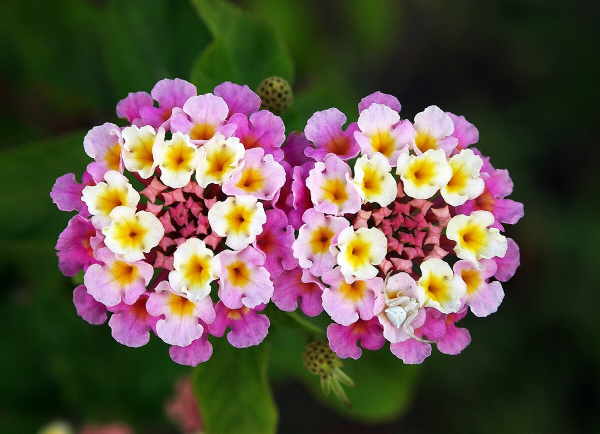
#> input picture lantana_flower.jpg, 1200 x 867 px, found by its file name (shown at 1/2 size)
$ jupyter execute --allow-errors visao_cores.ipynb
#> lines starting #> are read from the running program, lines starting #| are printed output that depends on the picture
<a href="https://colab.research.google.com/github/pedromazim/visao/blob/main/visao_cores.ipynb" target="_parent"></a>

Explorando sistemas de cor

[cell 1]
import numpy as np
from skimage import io
import matplotlib.pyplot as pt
from math import pi

[cell 2]
from numba import jit

[cell 3]
img = io.imread('https://github.com/pedromazim/visao/blob/main/lantana_flower.jpg?raw=true')
#> img is the input picture: shape (867, 1200, 3); mean R, G, B 93, 81.7, 67.4

[cell 4]
pt.imshow(img, vmin=0, vmax=255)
pt.axis('off')

[cell 5]
@jit(nopython=False, looplift=True)
def colorscale(img, color_rm, rescale, num_col):

    '''
    changes the number of color shades from an RGB image

    img : grayscale image
    color_rm : vector of colors to be removed from image (R=0, G=1 or B=2)
    rescale : bool
    num_col : number of color bounds in colormap, the number of gray shades is (num_cols-1)

    '''

    thd = np.linspace(0,255,num_col)

    for c in color_rm:
            img[:,:,c] = 0

    if rescale:
        for c in [0,1,2]:
            if c not in color_rm:
                for i in range(img.shape[0]):
                    for j in range(img.shape[1]):
                        for t in range(1,len(thd)-1):
                            if img[i,j, c] <= thd[t] and img[i,j, c] > thd[t-1]:
                                img[i,j,c] = thd[t-1]
                            elif img[i,j,c] >= thd[t] and img[i,j,c] < thd[t+1]:
                                img[i,j,c] = thd[t+1]

    return img

#> (a cell that did not finish here is left out)

[cell 7]
num_col = 5
pt.imshow(colorscale(img, [1], True, num_col), vmin=0, vmax=255)
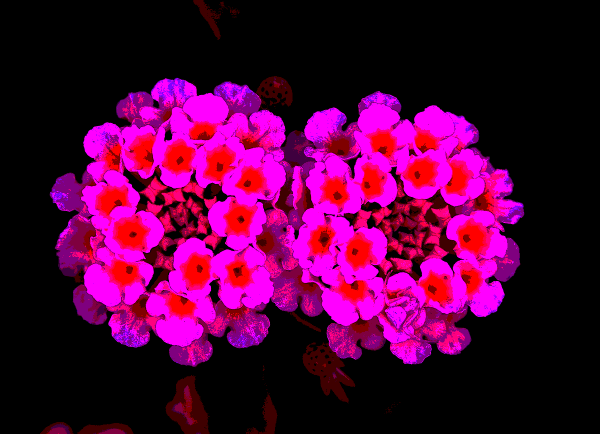
#> img: shape (867, 1200, 3) (shown at 1/2 size); mean R, G, B 80.4, 0, 57
pt.title(f'{num_col} levels')
pt.axis('off')

[cell 8]
@jit(nopython=False, looplift=True)
def convert_to_hsi(img):

    '''

    converts and image from RGB to HSI

    conversion formulas available at:
    https://www.rmuti.ac.th/user/kedkarn/impfile/RGB_to_HSI.pdf

    img: RGB format image

    '''

    # auxilliary arrays
    img2 = img.astype(np.float64)
    img_hsi = np.zeros((img.shape[0],img.shape[1],img.shape[2]))

    for i in range(img.shape[0]):
        for j in range(img.shape[1]):

            I = np.sum(img2[i,j,:])/(3*255)
            img_hsi[i,j,2] = I*255 # rescales intensity to range [0,255]

            if np.sum(img2[i,j,:]) == 0:
                img2[i,j,:] = [0,0,0]
            else:
                img2[i,j,0] /= np.sum(img2[i,j,:])
                img2[i,j,1] /= np.sum(img2[i,j,:])
                img2[i,j,2] /= np.sum(img2[i,j,:])

    for i in range(img.shape[0]):
        for j in range(img.shape[1]):
            if np.sum(img2[i,j,:]) == 0:
                H = 0.5*pi
            else:
                if img2[i,j,1] >= img2[i,j,2]:
                    H = np.arccos((0.5*(2*img2[i,j,0]-img2[i,j,1]-img2[i,j,2]))/np.sqrt((img2[i,j,0]-img2[i,j,1])**2 +
                    (img2[i,j,0]-img2[i,j,2])*(img2[i,j,1]-img2[i,j,2])))
                else:
                    H = 2*pi - np.arccos((0.5*(2*img2[i,j,0]-img2[i,j,1]-img2[i,j,2]))/np.sqrt((img2[i,j,0]-img2[i,j,1])**2 +
                    (img2[i,j,0]-img2[i,j,2])*(img2[i,j,1]-img2[i,j,2])))

            S = 1 - 3*np.min(img2[i,j,:])

            img_hsi[i,j,0] = H*(180/pi) # rescales hue to range [0,360]
            img_hsi[i,j,1] = S*100 # rescales saturation to range [0,100]

    return img_hsi.astype(np.uint8)

[cell 9]
img_hsi = convert_to_hsi(img)
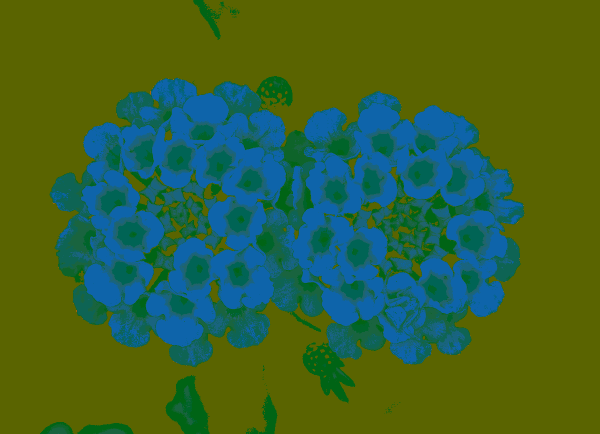
#> img_hsi: shape (867, 1200, 3) (shown at 1/2 size); mean R, G, B 60, 100, 45.7

[cell 10]
pt.imshow(img_hsi)
pt.axis('off')

[cell 11]
pt.imshow(img_hsi[:,:,2])
pt.axis('off')
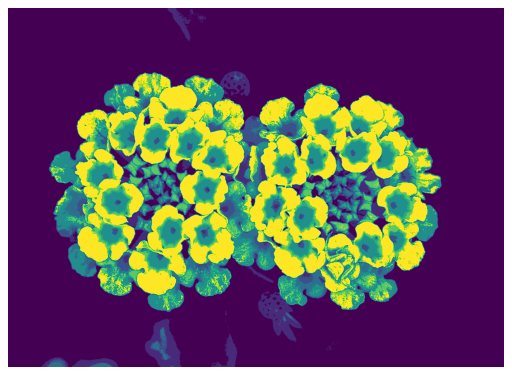
#> figure drawn by matplotlib, 1 panel

[cell 12]
def rescale_hsi(img, channel, factor):

    '''

    takes an HSI image and rescales a given channel

    img: image in HSI color format
    channel: string with channel to be changed ('H', 'S' or 'I')
    factor: rescaling factor, for hue is a rotation angle (in degrees),
        for other channels is a float

    '''
#> called with channel = 'I', factor = 2

    if channel == 'H':
        img[:,:,0] = factor-(360-img[:,:,0])
        return img
    elif channel == 'S':
        return np.clip(img[:,:,1]*factor, 0, 100)
    elif channel == 'I':
        return np.clip(img[:,:,2]*factor, 0, 255)
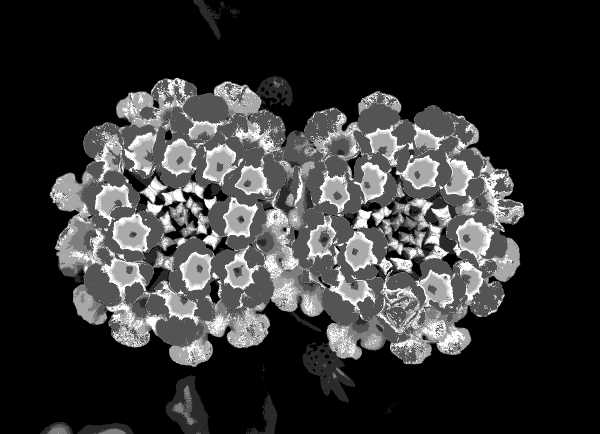
#> returned value: shape (867, 1200) (shown at 1/2 size); min 0, max 254, mean 51.8
